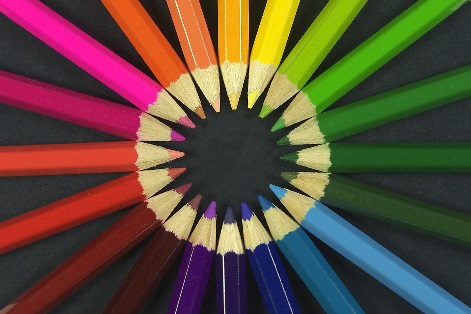
#> input picture data/color_pencils.jpeg, 471 x 314 px, found by its file name
$ python main.py
#> lines starting #> are read from the running program, lines starting #| are printed output that depends on the picture
### src/image_ops/__init__.py
import os

import cv2
import numpy as np
from cv2.mat_wrapper import Mat

from src.image_ops.get_shape import ImageShape


def get_shape(img):
    """
    Gets an object with data of the image's shape
    """
    return ImageShape(img)


def read_images_from_directory(dir_path, color_mode):
    return {f: read_img(os.path.join(dir_path, f), color_mode) for f in os.listdir(dir_path)}


def read_img(file_path, color_mode=None):
#> called with file_path = 'data\\color_pencils.jpeg'
    if color_mode is None:
        color_mode = cv2.IMREAD_UNCHANGED
    return cv2.imread(file_path, color_mode)
#> returned value is the input picture: shape (314, 471, 3); mean B, G, R 58.7, 74.9, 92.6
#> call 2 of read_img, with file_path = 'data\\color_pencils_template.jpeg'
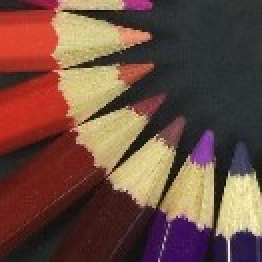
#> input picture data/color_pencils_template.jpeg, 131 x 131 px, found by its file name (shown 2 times larger)
#> in read_img, returned value is the input picture: shape (131, 131, 3); mean B, G, R 64.5, 76.1, 108.9


def read_img_color(file_path):
    return read_img(file_path, cv2.IMREAD_COLOR)


def read_img_grayscale(file_path):
    return read_img(file_path, cv2.IMREAD_GRAYSCALE)


def show_img(window_name, img):
    cv2.imshow(window_name, img)
    cv2.waitKey(0)
    cv2.destroyAllWindows()
    return None


def save_image(file_path, img):
    return cv2.imwrite(file_path, img)


def blur_image(_img, size):
    return cv2.blur(_img, (size, size))


def filter_image(_img, _kernel):
    return cv2.filter2D(_img, -1, _kernel)


def match_template(img, template):
    return cv2.matchTemplate(img, template, cv2.TM_CCOEFF_NORMED)
#> returned value: shape (184, 341) float32


# [7 lines left out: function draw_rectangle_from_detection, not called in this run]


def draw_rectangle_on_image(img, pt, w, h, color=(0, 255, 0), thickness=2):
    cv2.rectangle(img, pt, (pt[0] + w, pt[1] + h), color, thickness)


def convert_to_grayscale(img) -> Mat:
    return cv2.cvtColor(img, cv2.COLOR_BGR2GRAY)


def convert_to_float32(img):
    return np.float32(img)


def get_image_min_max_levels(img):
    return np.min(img), np.max(img)


def rotate_image(img, angle: float):
    shape = get_shape(img)
    return cv2.warpAffine(img, cv2.getRotationMatrix2D(shape.center, angle, 1.0), (shape.width, shape.height))

### src/template_matching/get_matches/__init__.py
import numpy as np
from cv2.mat_wrapper import Mat

from src.image_ops import match_template, get_shape, rotate_image
from src.image_ops.scale_img import scale_img


def get_matches(img: Mat, template: Mat, threshold: float) -> list[tuple]:
    """Gets a list of matches for the template in the image.

    Args:
        img (Mat): The image to search for the template in.
        template (Mat): The template to search for in the image.
        threshold (float, optional): Minimum ratio of similarity. Defaults to 0.5.

    Returns:
        list[tuple]: Returns a list of the x and y coordinates of the top left corner of any found matches.
    """
    res = match_template(img, template)
    loc = np.where(res >= threshold)
#> loc = 37 positions, rows 133 to 139, columns 106 to 112
    points = [*zip(*loc[::-1])]
#> points = 37 pairs, first value 106 to 112, second value 133 to 139
    return [] if len(loc[0]) == len(loc[1]) == 0 else points


def get_matches_size_flexible(img: Mat, template: Mat, threshold: float):
    results = []
    img_shape, tmp_shape = get_shape(img), get_shape(template)
    scale = 0.9
    while img_shape.height > tmp_shape.height and img_shape.width > tmp_shape.width:
        results += get_matches(img, template, threshold)
        img = scale_img(img, scale)
        img_shape = get_shape(img)
    return results


def get_matches_rotation_flexible(img: Mat, template: Mat, threshold: float):
    results = []
    for angle in range(1, 360, 2):
        results += get_matches(img, template, threshold)
        img = rotate_image(img, angle)
    return results

### src/template_matching/__init__.py
"""
This module contains the main function for template matching.
"""
from cv2.mat_wrapper import Mat

from src.image_ops import get_shape, draw_rectangle_on_image, convert_to_grayscale
from src.template_matching.get_matches import get_matches, get_matches_size_flexible, get_matches_rotation_flexible


def match_template_to_img(img: Mat,
                          template: Mat,
                          threshold: float = 0.5,
                          best_only: bool = True, matching_method: callable=None) -> Mat:
    """Takes an image and a template and draws a rectangle around all matches of the template in the image above a
    certain similarity ratio.

    Args:
        img (Mat): The image to search for the template in.
        template (Mat): The template to search for in the image.
        threshold (float, optional): Minimum ratio of similarity. Defaults to 0.5.
        best_only (bool, optional): If True, returns only the best match if exists. Defaults to True.
        matching_method (callable, optional): The method used to get matches. Defaults to _get_matches.

    Returns:
        Mat: The image wih the detections drawn on it
    """
    img_gray, template = _init_images(img, template)
    if matching_method is None:
        matching_method = get_matches
    matches = matching_method(img_gray, template, threshold)
#> matches has the same summary as points in get_matches
    if len(matches) == 0:
        return img
    if best_only:
        matches = [matches[0]]
#> matches = [(109, 133)]
    return _draw_detected_matches(img, template, matches)


def match_template_to_img_size_flexible(img: Mat,
                          template: Mat,
                          threshold: float = 0.5,
                          best_only: bool = True,):
    return match_template_to_img(img, template, threshold, best_only, get_matches_size_flexible)


def match_template_to_img_rotation_flexible(img: Mat,
                          template: Mat,
                          threshold: float = 0.5,
                          best_only: bool = True,):
    return match_template_to_img(img, template, threshold, best_only, get_matches_rotation_flexible)


def _draw_detected_matches(img: Mat, template: Mat, matches: list[tuple]) -> Mat:
    """Draws a rectangle around the given matches.

    Args:
        img (Mat): The main image.
        template (Mat): The template used in searching.
        matches (list[tuple]): A list of the x and y coordinates of the top left corner of any found matches.

    Returns:
        Mat: The image with the matches drawn on it.
    """
    shape = get_shape(template)
    for pt in matches:
        draw_rectangle_on_image(img, pt, shape.width, shape.height)
    return img


def _init_images(img: Mat, template: Mat) -> tuple[Mat,Mat]:
    """Converts the images to grayscale.

    Args:
        img (Mat): The original image.
        template (Mat): The template image.

    Returns:
        tuple[Mat,Mat]: A tuple of the grayscale image and the grayscale template.
    """
    return convert_to_grayscale(img), convert_to_grayscale(template)

### src/image_ops/get_shape/__init__.py
import numpy as np


class ImageShape:
    def __init__(self, img):
        shape = img.shape
#> shape = (131, 131)
        ch = shape[2] if len(shape) == 3 else 1
#> ch = 1
        h, w = shape[0], shape[1]
#> h = 131; w = 131
        px_count = h * w
#> px_count = 17161
        self.height = h
#> self.height = 131
        self.width = w
#> self.width = 131
        self.center = (self.width//2, self.height//2)
#> self.center = (65, 65)
        self.channel_count = ch
#> self.channel_count = 1
        self.pixel_count = px_count
#> self.pixel_count = 17161
        self.min_level, self.max_level = np.min(img), np.max(img)
#> self.min_level = 9; self.max_level = 244

    # [10 lines left out: function __repr__, not called in this run]

### src/image_ops/scale_img/__init__.py
"""
A module that has a helper function that helps with scaling images.
"""

import cv2


def scale_img(img, scale_coefficient: float):
    """

    :param img: The given image
    :type img:
    :param scale_coefficient: The value to multiply scale by
    :type scale_coefficient: float
    :return: The resized image
    :rtype:
    """
    width = int(img.shape[1] * scale_coefficient)
    height = int(img.shape[0] * scale_coefficient)
    dim = (width, height)
    return cv2.resize(img, dim, interpolation=cv2.INTER_AREA)


def resize_img(img, width, height):
    return cv2.resize(img, (width, height), interpolation=cv2.INTER_AREA)

### test/__init__.py
from timeit import default_timer

import cv2

from src.image_ops import read_img, show_img
from src.template_matching import match_template_to_img_size_flexible, \
    match_template_to_img_rotation_flexible, match_template_to_img


def _test_template_matching(img_path, template_path, threshold=0.8, best_only=True, matching_function=None):
    if matching_function is None:
        matching_function = match_template_to_img
    test_img = read_img(img_path)
    test_template = read_img(template_path)
    cv2.imshow('test image', test_img)
    cv2.imshow('test template', test_template)
    return matching_function(test_img, test_template, threshold, best_only)
#> the loop in _draw_detected_matches, `for pt in matches:` made 1 pass


def test_template_matching(img_path, template_path, threshold=0.8, best_only=True):
    start = default_timer()
    result = _test_template_matching(img_path, template_path, threshold, best_only, match_template_to_img)
    print(f'standard template matching done in {round(default_timer() - start, 2)} seconds')
    show_img(f'found matches of {template_path} in {img_path}', result)


def test_size_flexible_template_matching(img_path, template_path, threshold=0.8, best_only=True):
    start = default_timer()
    result = _test_template_matching(img_path, template_path, threshold, best_only, match_template_to_img_size_flexible)
#> call 3 of read_img, with file_path = 'data\\rainbow.png'
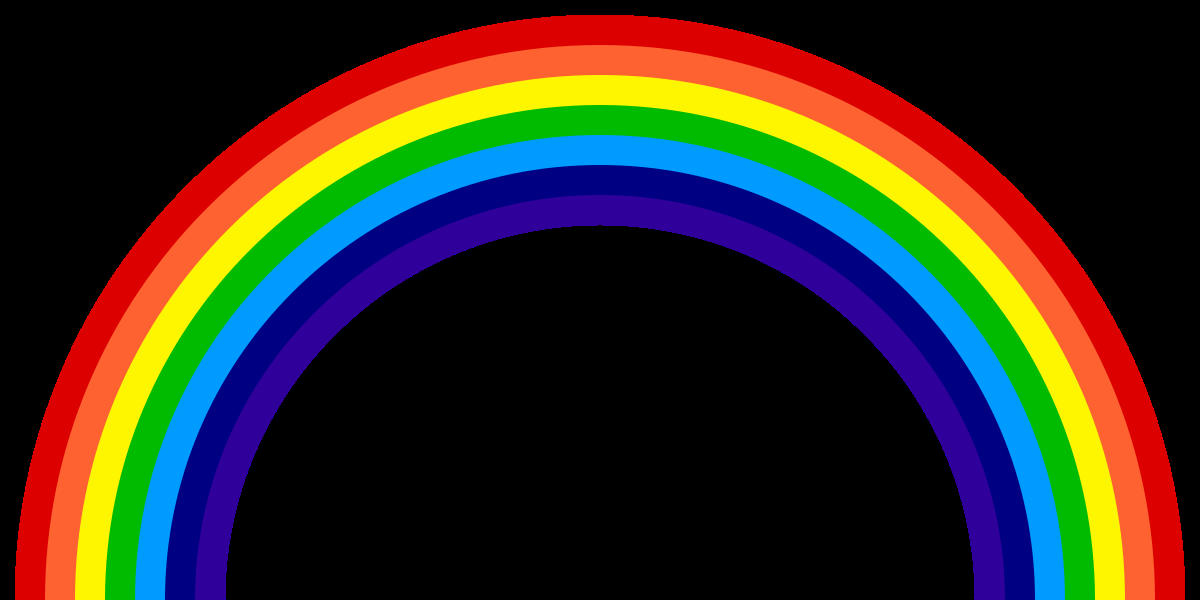
#> input picture data/rainbow.png, 1200 x 600 px, found by its file name
#> in read_img, returned value is the input picture: shape (600, 1200, 4); mean B, G, R, A 33.6, 44.2, 54.2, 112.2
#> call 4 of read_img, with file_path = 'data\\scaled-rainbow_template.png'
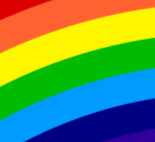
#> input picture data/scaled-rainbow_template.png, 155 x 142 px, found by its file name
#> in read_img, returned value is the input picture: shape (142, 155, 4); mean B, G, R, A 83.6, 145.9, 103, 255
#> in convert_to_grayscale (call 4), `return cv2.cvtColor(img, cv2.COLOR_BGR2GRAY)`:
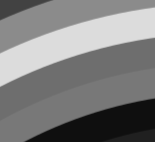
#> returned value: shape (142, 155); min 15, max 220, mean 126
#> the loop in get_matches_size_flexible, `while img_shape.height > tmp_shape.height and img_shape.width > tmp_sh..` made 14 passes
#> the loop in _draw_detected_matches (call 2), `for pt in matches:` made 10 passes
#> pt on passes 1 to 10: (378, 71), (379, 71), (374, 72), (375, 72), (376, 72), (377, 72), (372, 73), (373, 73), (374, 73), (370, 74)
    print(f'size flexible matching done in {round(default_timer() - start, 2)} seconds')
    show_img(f'found matches of {template_path} in {img_path}', result)


def test_rotation_flexible_template_matching(img_path, template_path, threshold=0.8, best_only=True):
    start = default_timer()
    result = _test_template_matching(img_path, template_path, threshold, best_only,
                                     match_template_to_img_rotation_flexible)
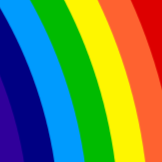
#> input picture data/rotated-rainbow_template.png, 162 x 162 px, found by its file name
#> in read_img, returned value is the input picture: shape (162, 162, 4); mean B, G, R, A 84.5, 131.9, 106.1, 255
#> the loop in get_matches_rotation_flexible, `for angle in range(1, 360, 2):` made 180 passes
#> (loc in get_matches, results) on passes 3 to 5: (([370, 373], [996, 997]), [(976, 373), (981, 373), (996, 370), (997, 373)]), ((empty array, empty array), [(976, 373), (981, 373), (996, 370), (997, 373)]), ((empty array, empty array), [(976, 373), (981, 373), (996, 370), (997, 373)])
#> pass 1, in get_matches (call 16), `res = match_template(img, template)`:
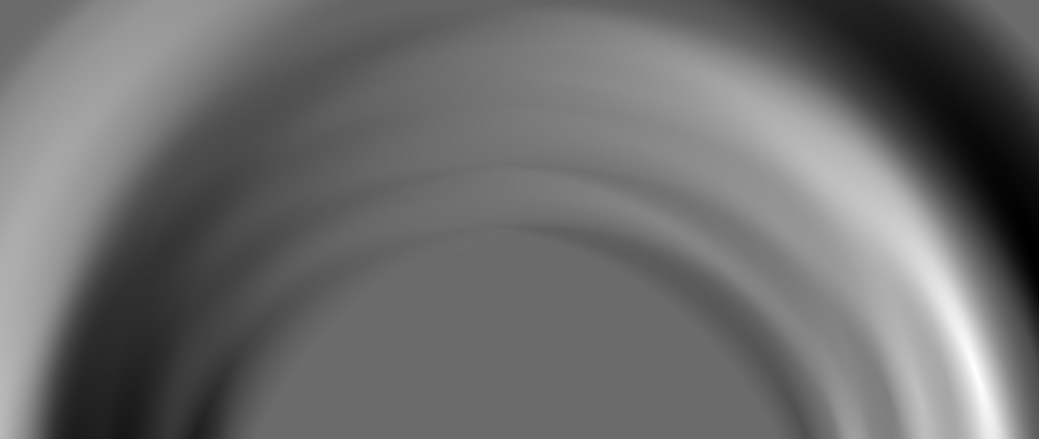
#> res: shape (439, 1039) float32; min -0.733, max 0.999, mean 0.00932; drawn with min black and max white
#> after the loop in get_matches_rotation_flexible, `for angle in range(1, 360, 2):`:
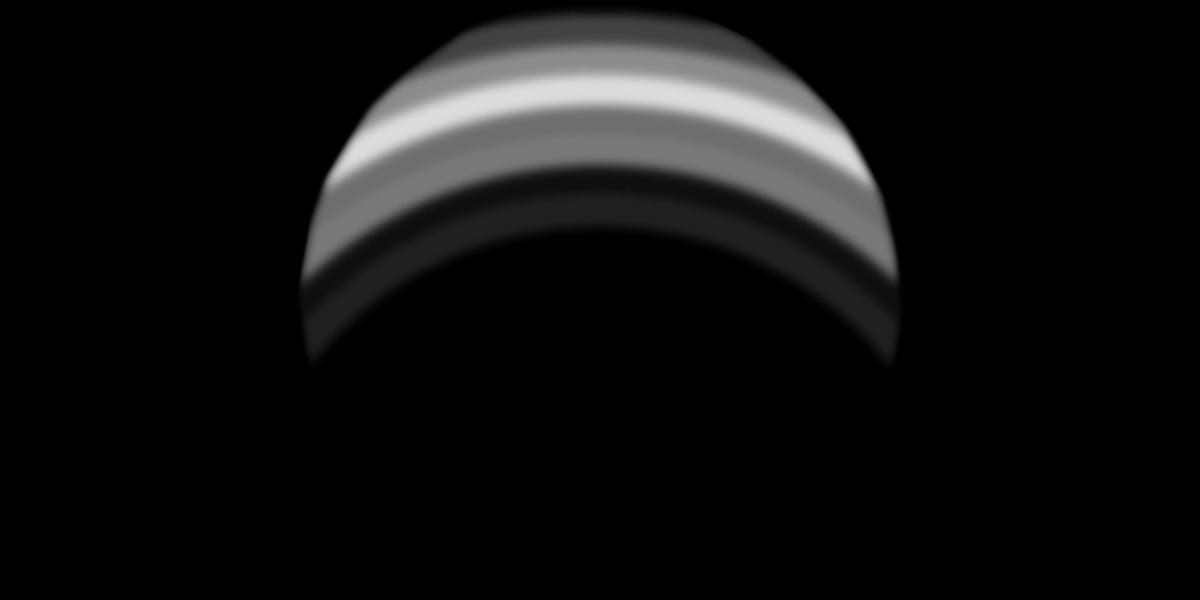
#> img: shape (600, 1200); min 0, max 220, mean 16.2
    print(f'rotation flexible matching done in {round(default_timer() - start, 2)} seconds')
    show_img(f'found matches of {template_path} in {img_path}', result)

### main.py
from test import test_size_flexible_template_matching, test_rotation_flexible_template_matching, test_template_matching

if __name__ == '__main__':
    rainbow_path = r'data\rainbow.png'
    rainbow_template_path = r'data\rainbow_template.png'
    color_pencils_path = r'data\color_pencils.jpeg'
    color_pencils_template_path = r'data\color_pencils_template.jpeg'

    test_template_matching(color_pencils_path, color_pencils_template_path)
    test_size_flexible_template_matching(rainbow_path, r'data\scaled-rainbow_template.png', 0.995, False)
    test_rotation_flexible_template_matching(rainbow_path, r'data\rotated-rainbow_template.png', 0.999, False)
    test_template_matching(rainbow_path, color_pencils_template_path, 0.6, False)
